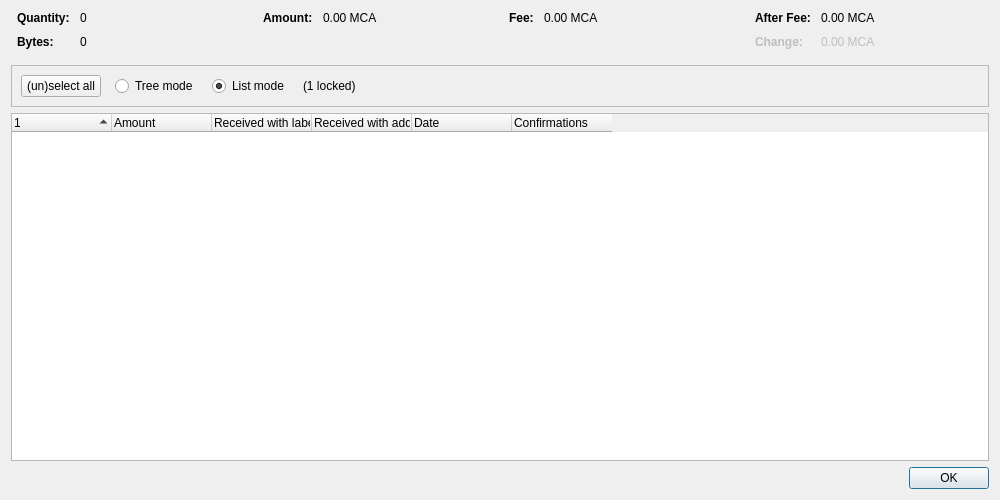
<?xml version="1.0" encoding="UTF-8"?>
<ui version="4.0">
 <class>CoinControlDialog</class>
 <widget class="QDialog" name="CoinControlDialog">
  <property name="geometry">
   <rect>
    <x>0</x>
    <y>0</y>
    <width>1000</width>
    <height>500</height>
   </rect>
  </property>
  <property name="windowTitle">
   <string>Coin Selection</string>
  </property>
  <layout class="QVBoxLayout" name="verticalLayout">
   <item>
    <layout class="QHBoxLayout" name="horizontalLayoutTop" stretch="0,0,0,0">
     <property name="topMargin">
      <number>0</number>
     </property>
     <property name="bottomMargin">
      <number>10</number>
     </property>
     <item>
      <layout class="QFormLayout" name="formLayoutCoinControl1">
       <property name="labelAlignment">
        <set>Qt::AlignLeft|Qt::AlignVCenter</set>
       </property>
       <property name="horizontalSpacing">
        <number>10</number>
       </property>
       <property name="verticalSpacing">
        <number>10</number>
       </property>
       <property name="leftMargin">
        <number>6</number>
       </property>
       <property name="rightMargin">
        <number>6</number>
       </property>
       <item row="0" column="0">
        <widget class="QLabel" name="labelCoinControlQuantityText">
         <property name="font">
          <font>
           <weight>75</weight>
           <bold>true</bold>
          </font>
         </property>
         <property name="text">
          <string>Quantity:</string>
         </property>
        </widget>
       </item>
       <item row="0" column="1">
        <widget class="QLabel" name="labelCoinControlQuantity">
         <property name="cursor">
          <cursorShape>IBeamCursor</cursorShape>
         </property>
         <property name="contextMenuPolicy">
          <enum>Qt::ActionsContextMenu</enum>
         </property>
         <property name="text">
          <string notr="true">0</string>
         </property>
         <property name="textInteractionFlags">
          <set>Qt::LinksAccessibleByMouse|Qt::TextSelectableByKeyboard|Qt::TextSelectableByMouse</set>
         </property>
        </widget>
       </item>
       <item row="1" column="0">
        <widget class="QLabel" name="labelCoinControlBytesText">
         <property name="font">
          <font>
           <weight>75</weight>
           <bold>true</bold>
          </font>
         </property>
         <property name="text">
          <string>Bytes:</string>
         </property>
        </widget>
       </item>
       <item row="1" column="1">
        <widget class="QLabel" name="labelCoinControlBytes">
         <property name="cursor">
          <cursorShape>IBeamCursor</cursorShape>
         </property>
         <property name="contextMenuPolicy">
          <enum>Qt::ActionsContextMenu</enum>
         </property>
         <property name="text">
          <string notr="true">0</string>
         </property>
         <property name="textInteractionFlags">
          <set>Qt::LinksAccessibleByMouse|Qt::TextSelectableByKeyboard|Qt::TextSelectableByMouse</set>
         </property>
        </widget>
       </item>
      </layout>
     </item>
     <item>
      <layout class="QFormLayout" name="formLayoutCoinControl2">
       <property name="horizontalSpacing">
        <number>10</number>
       </property>
       <property name="verticalSpacing">
        <number>10</number>
       </property>
       <property name="leftMargin">
        <number>6</number>
       </property>
       <property name="rightMargin">
        <number>6</number>
       </property>
       <item row="0" column="0">
        <widget class="QLabel" name="labelCoinControlAmountText">
         <property name="font">
          <font>
           <weight>75</weight>
           <bold>true</bold>
          </font>
         </property>
         <property name="text">
          <string>Amount:</string>
         </property>
        </widget>
       </item>
       <item row="0" column="1">
        <widget class="QLabel" name="labelCoinControlAmount">
         <property name="cursor">
          <cursorShape>IBeamCursor</cursorShape>
         </property>
         <property name="contextMenuPolicy">
          <enum>Qt::ActionsContextMenu</enum>
         </property>
         <property name="text">
          <string notr="true">0.00 MCA</string>
         </property>
         <property name="textInteractionFlags">
          <set>Qt::LinksAccessibleByMouse|Qt::TextSelectableByKeyboard|Qt::TextSelectableByMouse</set>
         </property>
        </widget>
       </item>
      </layout>
     </item>
     <item>
      <layout class="QFormLayout" name="formLayoutCoinControl3">
       <property name="horizontalSpacing">
        <number>10</number>
       </property>
       <property name="verticalSpacing">
        <number>10</number>
       </property>
       <property name="leftMargin">
        <number>6</number>
       </property>
       <property name="rightMargin">
        <number>6</number>
       </property>
       <item row="0" column="0">
        <widget class="QLabel" name="labelCoinControlFeeText">
         <property name="font">
          <font>
           <weight>75</weight>
           <bold>true</bold>
          </font>
         </property>
         <property name="text">
          <string>Fee:</string>
         </property>
        </widget>
       </item>
       <item row="0" column="1">
        <widget class="QLabel" name="labelCoinControlFee">
         <property name="cursor">
          <cursorShape>IBeamCursor</cursorShape>
         </property>
         <property name="contextMenuPolicy">
          <enum>Qt::ActionsContextMenu</enum>
         </property>
         <property name="text">
          <string notr="true">0.00 MCA</string>
         </property>
         <property name="textInteractionFlags">
          <set>Qt::LinksAccessibleByMouse|Qt::TextSelectableByKeyboard|Qt::TextSelectableByMouse</set>
         </property>
        </widget>
       </item>
      </layout>
     </item>
     <item>
      <layout class="QFormLayout" name="formLayoutCoinControl4">
       <property name="labelAlignment">
        <set>Qt::AlignLeft|Qt::AlignVCenter</set>
       </property>
       <property name="horizontalSpacing">
        <number>10</number>
       </property>
       <property name="verticalSpacing">
        <number>10</number>
       </property>
       <property name="leftMargin">
        <number>6</number>
       </property>
       <property name="rightMargin">
        <number>6</number>
       </property>
       <item row="0" column="0">
        <widget class="QLabel" name="labelCoinControlAfterFeeText">
         <property name="font">
          <font>
           <weight>75</weight>
           <bold>true</bold>
          </font>
         </property>
         <property name="text">
          <string>After Fee:</string>
         </property>
        </widget>
       </item>
       <item row="0" column="1">
        <widget class="QLabel" name="labelCoinControlAfterFee">
         <property name="cursor">
          <cursorShape>IBeamCursor</cursorShape>
         </property>
         <property name="contextMenuPolicy">
          <enum>Qt::ActionsContextMenu</enum>
         </property>
         <property name="text">
          <string notr="true">0.00 MCA</string>
         </property>
         <property name="textInteractionFlags">
          <set>Qt::LinksAccessibleByMouse|Qt::TextSelectableByKeyboard|Qt::TextSelectableByMouse</set>
         </property>
        </widget>
       </item>
       <item row="1" column="0">
        <widget class="QLabel" name="labelCoinControlChangeText">
         <property name="enabled">
          <bool>false</bool>
         </property>
         <property name="font">
          <font>
           <weight>75</weight>
           <bold>true</bold>
          </font>
         </property>
         <property name="text">
          <string>Change:</string>
         </property>
        </widget>
       </item>
       <item row="1" column="1">
        <widget class="QLabel" name="labelCoinControlChange">
         <property name="enabled">
          <bool>false</bool>
         </property>
         <property name="cursor">
          <cursorShape>IBeamCursor</cursorShape>
         </property>
         <property name="contextMenuPolicy">
          <enum>Qt::ActionsContextMenu</enum>
         </property>
         <property name="text">
          <string notr="true">0.00 MCA</string>
         </property>
         <property name="textInteractionFlags">
          <set>Qt::LinksAccessibleByMouse|Qt::TextSelectableByKeyboard|Qt::TextSelectableByMouse</set>
         </property>
        </widget>
       </item>
      </layout>
     </item>
    </layout>
   </item>
   <item>
    <widget class="QFrame" name="frame">
     <property name="minimumSize">
      <size>
       <width>0</width>
       <height>40</height>
      </size>
     </property>
     <property name="frameShape">
      <enum>QFrame::StyledPanel</enum>
     </property>
     <property name="frameShadow">
      <enum>QFrame::Sunken</enum>
     </property>
     <layout class="QHBoxLayout" name="horizontalLayout">
      <item>
       <layout class="QHBoxLayout" name="horizontalLayoutPanel" stretch="0,0,0,0,0">
        <property name="spacing">
         <number>14</number>
        </property>
        <item>
         <widget class="QPushButton" name="pushButtonSelectAll">
          <property name="sizePolicy">
           <sizepolicy hsizetype="Maximum" vsizetype="Fixed">
            <horstretch>0</horstretch>
            <verstretch>0</verstretch>
           </sizepolicy>
          </property>
          <property name="text">
           <string>(un)select all</string>
          </property>
          <property name="autoDefault">
           <bool>false</bool>
          </property>
         </widget>
        </item>
        <item>
         <widget class="QRadioButton" name="radioTreeMode">
          <property name="sizePolicy">
           <sizepolicy hsizetype="Maximum" vsizetype="Fixed">
            <horstretch>0</horstretch>
            <verstretch>0</verstretch>
           </sizepolicy>
          </property>
          <property name="text">
           <string>Tree mode</string>
          </property>
         </widget>
        </item>
        <item>
         <widget class="QRadioButton" name="radioListMode">
          <property name="sizePolicy">
           <sizepolicy hsizetype="Maximum" vsizetype="Fixed">
            <horstretch>0</horstretch>
            <verstretch>0</verstretch>
           </sizepolicy>
          </property>
          <property name="text">
           <string>List mode</string>
          </property>
          <property name="checked">
           <bool>true</bool>
          </property>
         </widget>
        </item>
        <item>
         <widget class="QLabel" name="labelLocked">
          <property name="text">
           <string notr="true">(1 locked)</string>
          </property>
         </widget>
        </item>
        <item>
         <spacer name="horizontalSpacer">
          <property name="orientation">
           <enum>Qt::Horizontal</enum>
          </property>
          <property name="sizeHint" stdset="0">
           <size>
            <width>40</width>
            <height>20</height>
           </size>
          </property>
         </spacer>
        </item>
       </layout>
      </item>
     </layout>
    </widget>
   </item>
   <item>
    <widget class="CoinControlTreeWidget" name="treeWidget">
     <property name="contextMenuPolicy">
      <enum>Qt::CustomContextMenu</enum>
     </property>
     <property name="sortingEnabled">
      <bool>false</bool>
     </property>
     <property name="columnCount">
      <number>6</number>
     </property>
     <attribute name="headerShowSortIndicator" stdset="0">
      <bool>true</bool>
     </attribute>
     <attribute name="headerStretchLastSection">
      <bool>false</bool>
     </attribute>
     <column>
      <property name="text">
       <string/>
      </property>
     </column>
     <column>
      <property name="text">
       <string>Amount</string>
      </property>
     </column>
     <column>
      <property name="text">
       <string>Received with label</string>
      </property>
     </column>
     <column>
      <property name="text">
       <string>Received with address</string>
      </property>
     </column>
     <column>
      <property name="text">
       <string>Date</string>
      </property>
     </column>
     <column>
      <property name="text">
       <string>Confirmations</string>
      </property>
      <property name="toolTip">
       <string>Confirmed</string>
      </property>
     </column>
     <column>
      <property name="text">
       <string/>
      </property>
     </column>
     <column>
      <property name="text">
       <string/>
      </property>
     </column>
     <column>
      <property name="text">
       <string/>
      </property>
     </column>
     <column>
      <property name="text">
       <string/>
      </property>
     </column>
    </widget>
   </item>
   <item>
    <widget class="QDialogButtonBox" name="buttonBox">
     <property name="orientation">
      <enum>Qt::Horizontal</enum>
     </property>
     <property name="standardButtons">
      <set>QDialogButtonBox::Ok</set>
     </property>
    </widget>
   </item>
  </layout>
 </widget>
 <customwidgets>
  <customwidget>
   <class>CoinControlTreeWidget</class>
   <extends>QTreeWidget</extends>
   <header>qt/coincontroltreewidget.h</header>
  </customwidget>
 </customwidgets>
 <resources/>
 <connections/>
</ui>
